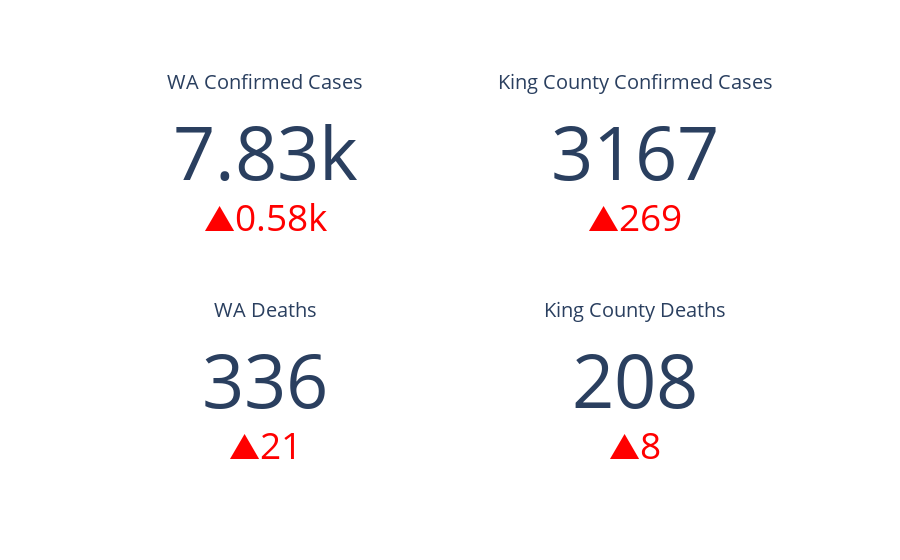

Write notebook code for a chart like this one.
### Markdown cell above
# Key Facts - Local

### Code cell
trace3 = go.Indicator(
    mode = "number+delta",
    value = dfConfirmedUSStates.loc['Washington'][-1],
    delta = {'reference': dfConfirmedUSStates.loc['Washington'][-2], 
             'increasing':{'color':'red'},
             'decreasing':{'color':'green'}},
    title = {'text': "WA Confirmed Cases"},
    domain = {'x': [0, 0.5], 'y': [0.6, 1]})

trace4 = go.Indicator(
    mode = "number+delta",
    value = dfConfirmedUSCounties[dfConfirmedUSCounties.FIPS == 53033].iloc[0][-1],
    delta = {'reference': dfConfirmedUSCounties[dfConfirmedUSCounties.FIPS == 53033].iloc[0][-2], 
             'increasing':{'color':'red'},
             'decreasing':{'color':'green'}},
    title = {'text': "King County Confirmed Cases"},
    domain = {'x': [0.5, 1], 'y': [0.6, 1]})

trace7 = go.Indicator(
    mode = "number+delta",
    value = dfDeathsUSStates.loc['Washington'][-1],
    delta = {'reference': dfDeathsUSStates.loc['Washington'][-2], 
             'increasing':{'color':'red'},
             'decreasing':{'color':'green'}},
    title = {'text': "WA Deaths"},
    domain = {'x': [0, 0.5], 'y': [0, 0.4]})

trace8 = go.Indicator(
    mode = "number+delta",
    value = dfDeathsUSCounties[dfDeathsUSCounties.FIPS == 53033].iloc[0][-1],
    delta = {'reference': dfDeathsUSCounties[dfDeathsUSCounties.FIPS == 53033].iloc[0][-2], 
             'increasing':{'color':'red'},
             'decreasing':{'color':'green'}},
    title = {'text': "King County Deaths"},
    domain = {'x': [0.5, 1], 'y': [0, 0.4]})


data = [trace3, trace4, trace7, trace8]
py.iplot(dict(data=data))

### Figure 1 — Plotly figure (JSON) as saved in the notebook; plotly's stock layout.template omitted (floating-point values rounded to 4 significant figures)
{"data": [{"delta": {"decreasing": {"color": "green"}, "increasing": {"color": "red"}, "reference": 7247}, "domain": {"x": [0, 0.5], "y": [0.6, 1]}, "mode": "number+delta", "title": {"text": "WA Confirmed Cases"}, "type": "indicator", "value": 7825}, {"delta": {"decreasing": {"color": "green"}, "increasing": {"color": "red"}, "reference": 2898}, "domain": {"x": [0.5, 1], "y": [0.6, 1]}, "mode": "number+delta", "title": {"text": "King County Confirmed Cases"}, "type": "indicator", "value": 3167}, {"delta": {"decreasing": {"color": "green"}, "increasing": {"color": "red"}, "reference": 315}, "domain": {"x": [0, 0.5], "y": [0, 0.4]}, "mode": "number+delta", "title": {"text": "WA Deaths"}, "type": "indicator", "value": 336}, {"delta": {"decreasing": {"color": "green"}, "increasing": {"color": "red"}, "reference": 200}, "domain": {"x": [0.5, 1], "y": [0, 0.4]}, "mode": "number+delta", "title": {"text": "King County Deaths"}, "type": "indicator", "value": 208}], "layout": {}}
